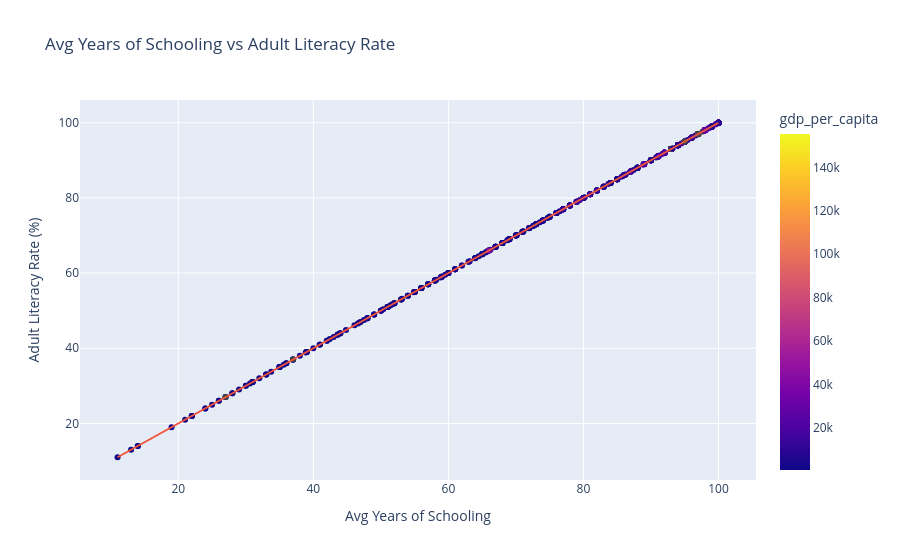

The code cell stored with this chart in its notebook:
### Code cell
# ── Schooling vs Literacy – Scatter 

import plotly.express as px

# Detect correct column name automatically
adult_col = [c for c in df_lit_edu.columns if 'adult' in c.lower()][0]

# Filter data
df_sv = df_lit_edu.dropna(subset=['avg_years_schooling', adult_col])

# Plot
fig = px.scatter(
    df_sv,
    x='avg_years_schooling',
    y=adult_col,
    hover_name='country',
    trendline='ols',
    title='Avg Years of Schooling vs Adult Literacy Rate',
    labels={
        'avg_years_schooling': 'Avg Years of Schooling',
        adult_col: 'Adult Literacy Rate (%)'
    },
    color='gdp_per_capita',
    color_continuous_scale='plasma'
)

fig.show()

### Figure 1 — Plotly figure (JSON) as saved in the notebook; plotly's stock layout.template omitted (floating-point values rounded to 4 significant figures; data arrays with more than 128 entries replaced by an {"elided": "..."} marker saying what was removed)
{"data": [{"hovertemplate": "<b>%{hovertext}</b><br><br>Avg Years of Schooling=%{x}<br>Adult Literacy Rate (%)=%{y}<br>gdp_per_capita=%{marker.color}<extra></extra>", "hovertext": {"elided": "833 str values"}, "legendgroup": "", "marker": {"color": {"elided": "833 float values"}, "coloraxis": "coloraxis", "symbol": "circle"}, "mode": "markers", "name": "", "orientation": "v", "showlegend": false, "type": "scatter", "x": {"elided": "833 float values"}, "xaxis": "x", "y": {"elided": "833 float values"}, "yaxis": "y"}, {"hovertemplate": "<b>OLS trendline</b><br>adult_literacy = 1 * avg_years_schooling + 1.50491e-13<br>R<sup>2</sup>=1.000000<br><br>Avg Years of Schooling=%{x}<br>Adult Literacy Rate (%)=%{y} <b>(trend)</b><extra></extra>", "legendgroup": "", "marker": {"symbol": "circle"}, "mode": "lines", "name": "", "showlegend": false, "type": "scatter", "x": {"elided": "833 float values"}, "xaxis": "x", "y": {"elided": "833 float values"}, "yaxis": "y"}], "layout": {"coloraxis": {"colorbar": {"title": {"text": "gdp_per_capita"}}, "colorscale": [[0, "#0d0887"], [0.1111, "#46039f"], [0.2222, "#7201a8"], [0.3333, "#9c179e"], [0.4444, "#bd3786"], [0.5556, "#d8576b"], [0.6667, "#ed7953"], [0.7778, "#fb9f3a"], [0.8889, "#fdca26"], [1, "#f0f921"]]}, "legend": {"tracegroupgap": 0}, "title": {"text": "Avg Years of Schooling vs Adult Literacy Rate"}, "xaxis": {"anchor": "y", "domain": [0, 1], "title": {"text": "Avg Years of Schooling"}}, "yaxis": {"anchor": "x", "domain": [0, 1], "title": {"text": "Adult Literacy Rate (%)"}}}}
